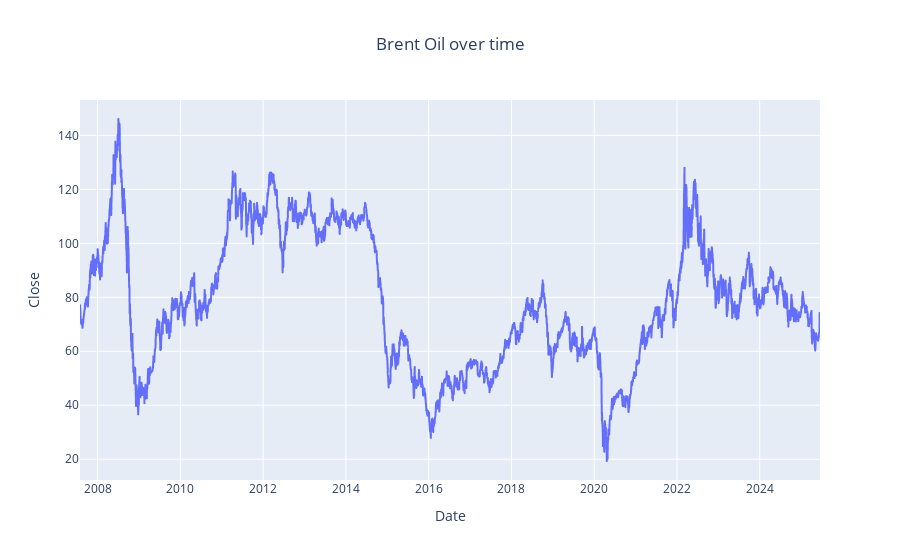

Source (notebook cell):
### Code cell
# Dynamic visualisation
fig = px.line(brent_oil,
              x=brent_oil.index,
              y="Close",
              title='Brent Oil over time')
fig.update_layout(title_x=0.5)  # This will center the title horizontally

fig.show()

### Figure 1 — Plotly figure (JSON) as saved in the notebook; plotly's stock layout.template omitted (floating-point values rounded to 4 significant figures; data arrays with more than 128 entries replaced by an {"elided": "..."} marker saying what was removed)
{"data": [{"hovertemplate": "Date=%{x}<br>Close=%{y}<extra></extra>", "legendgroup": "", "line": {"color": "#636efa", "dash": "solid"}, "marker": {"symbol": "circle"}, "mode": "lines", "name": "", "showlegend": false, "type": "scattergl", "x": {"elided": "4447 str values"}, "xaxis": "x", "y": {"elided": "4447 float values"}, "yaxis": "y"}], "layout": {"legend": {"tracegroupgap": 0}, "title": {"text": "Brent Oil over time", "x": 0.5}, "xaxis": {"anchor": "y", "domain": [0, 1], "title": {"text": "Date"}}, "yaxis": {"anchor": "x", "domain": [0, 1], "title": {"text": "Close"}}}}
